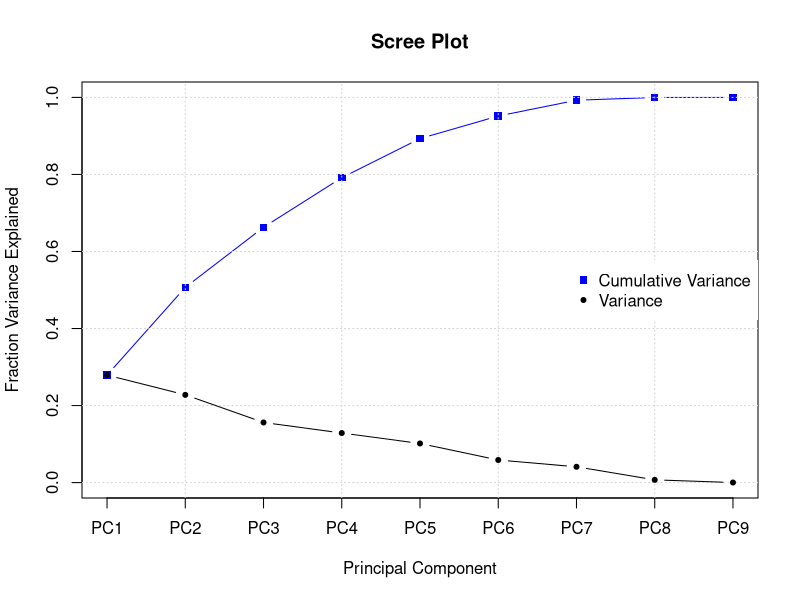
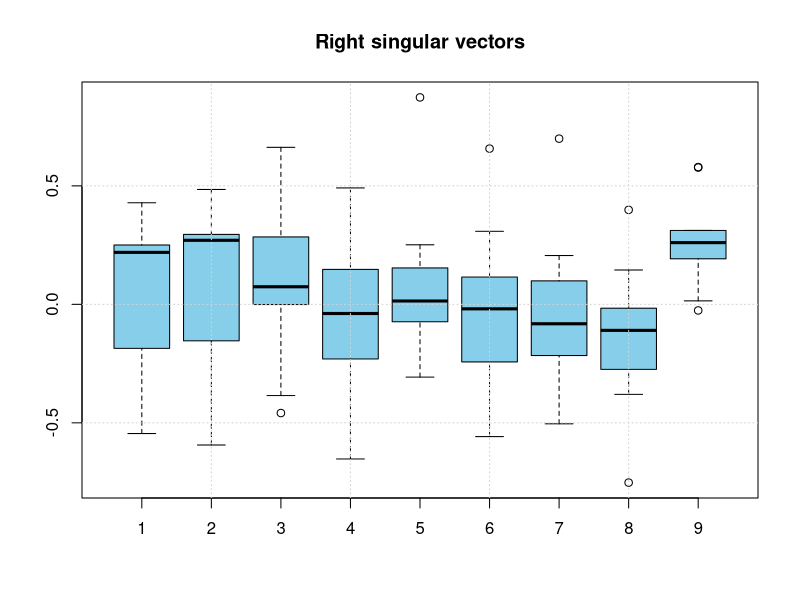
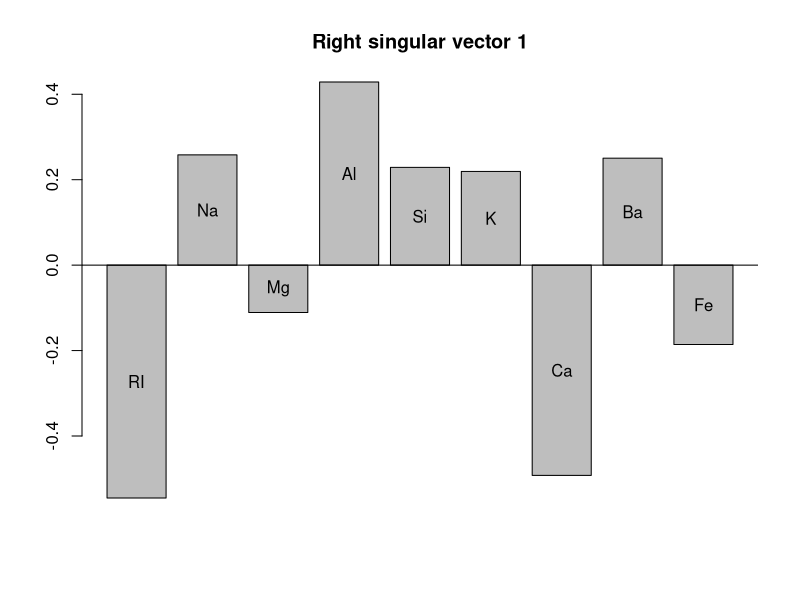
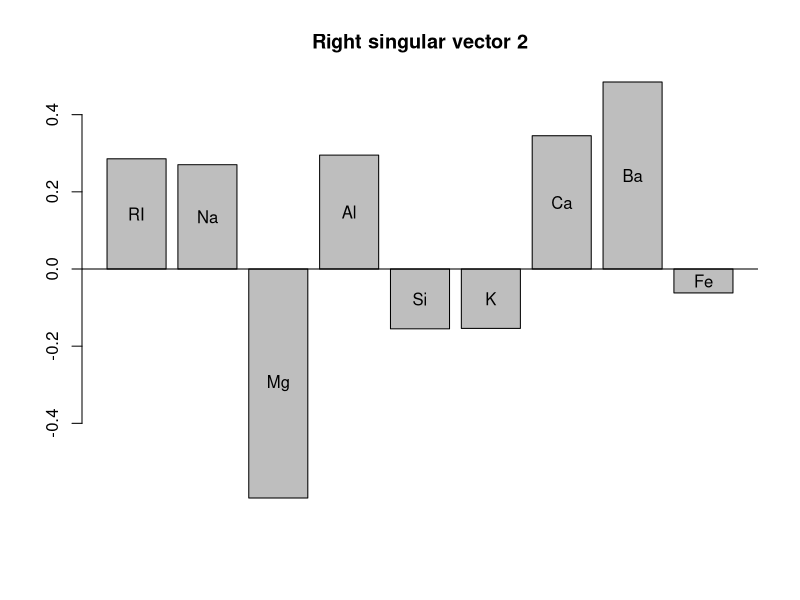
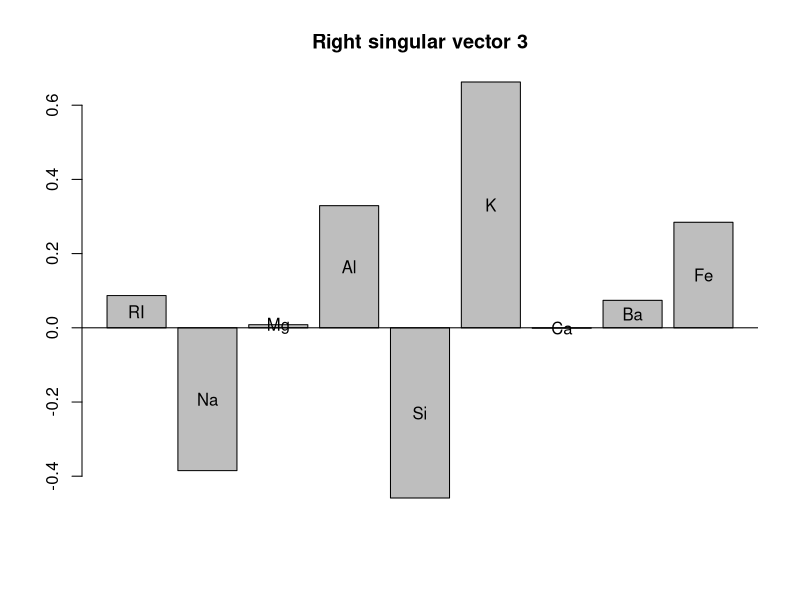
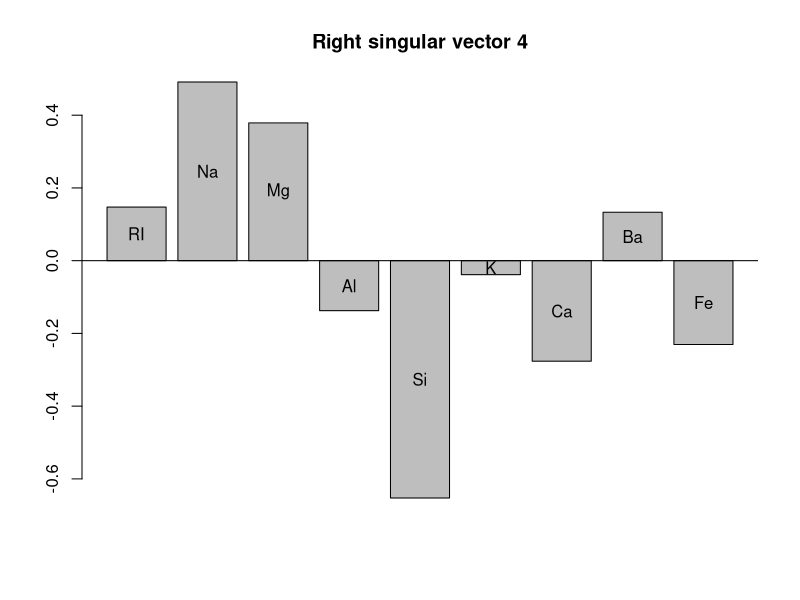

Write R code to recreate these figures, in order.
## ---- chunk 1
knitr::opts_chunk$set(echo = TRUE)
time.1 <- Sys.time()
## ---- chunk 2
library(MASS)      # fgl data
library(dplyr)     # select
## ---- chunk 3
rawData <- fgl
rawData  <- rawData %>% select(-type) %>% as.matrix()
## ---- chunk 4
centeredScaledData <- scale(rawData, center=TRUE, scale=TRUE)
## ---- chunk 5
udv <- svd(centeredScaledData)   
str(udv)
## ---- chunk 6
plot(cumsum(udv$d^2 / sum(udv$d^2)), type="b", pch=15, ylim=c(0,1), col="blue",
     main="Scree Plot", xlab="Principal Component", ylab="Fraction Variance Explained",
     xaxt="n")
axis(1, 1:length(udv$d), paste0("PC", 1:length(udv$d)) )
grid()

lines(udv$d^2 / sum(udv$d^2), type="b", pch=20, ylim=c(0,1), col="black")
legend("right", c("Cumulative Variance", "Variance"), pch=c(15, 20), col=c("blue", "black"), box.lty=0)
## ---- chunk 7
(udv$d^2 / sum(udv$d^2))  %>% round(4)
## ---- chunk 8
cumsum(udv$d^2 / sum(udv$d^2)) %>% round(4)
## ---- chunk 9
boxplot(udv$v, main="Right singular vectors", col="skyblue")
grid()
## ---- chunk 10
showRightSingularVector <- function(nSingularVector, N, RSV, NAMES)
{
  xLocation <- barplot(RSV, main=paste("Right singular vector", 
                                       nSingularVector),
                       width=rep(0.8,N), space=rep(0.2, N))
  text(xLocation, RSV/2, NAMES, adj=0.5)
  abline(h=0)
}
## ---- chunk 11
showRightSingularVector(1, nrow(udv$v), udv$v[,1], colnames(rawData))
## ---- chunk 12
showRightSingularVector(2, nrow(udv$v), udv$v[,2], colnames(rawData))
## ---- chunk 13
showRightSingularVector(3, nrow(udv$v), udv$v[,3], colnames(rawData))
## ---- chunk 14
showRightSingularVector(4, nrow(udv$v), udv$v[,4], colnames(rawData))
## ---- chunk 15
features <- 4
Mapprox4 <- udv$u[,1:features] %*% diag(udv$d[1:features]) %*% t(udv$v[,1:features])
## ---- chunk 16
max(abs(centeredScaledData - Mapprox4))
## ---- chunk 17
features <- 9
Mapprox9 <- udv$u[,1:features] %*% diag(udv$d[1:features]) %*% t(udv$v[,1:features])
max(abs(centeredScaledData - Mapprox9))
## ---- chunk 18
PCAscores <- udv$u %*% diag(udv$d)  # Principal components
dim(PCAscores)
## ---- chunk 19
PCAscores[, 1:4]  %>% head(10)
## ---- chunk 20
time.2 <- Sys.time()
processingTime <- paste("Processing time:", sprintf("%.1f",
                        as.numeric(difftime(time.2, time.1, units="secs"))), "sec\n")
